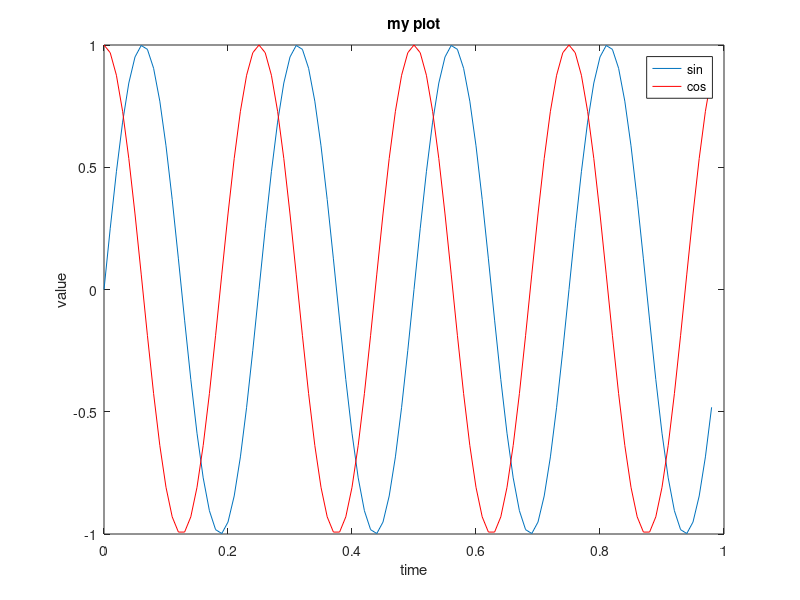
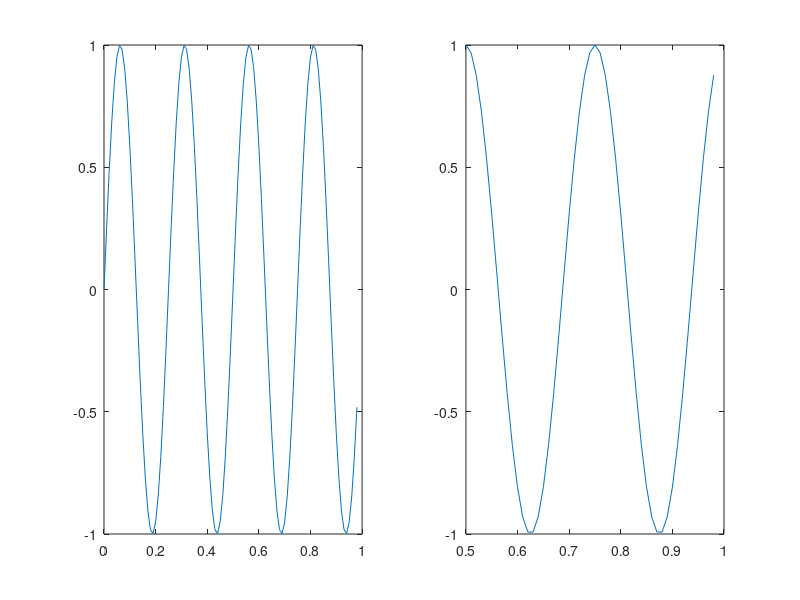
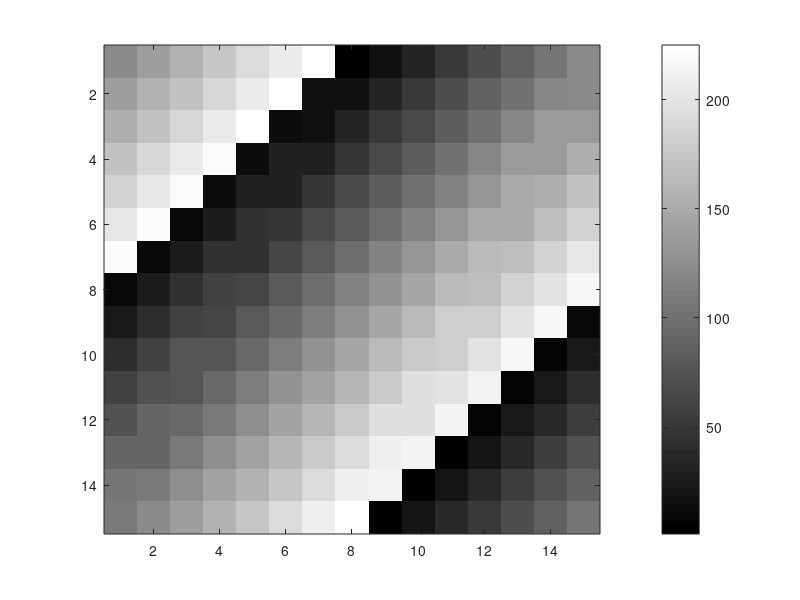

MATLAB code for these plots, in order:
%% plotting
t = [0:0.01:0.98];
y1 = sin(2*pi*4*t); 
plot(t,y1);
y2 = cos(2*pi*4*t);
hold on;  % "hold off" to turn off
plot(t,y2,'r');
xlabel('time');
ylabel('value');
legend('sin','cos');
title('my plot');
print -dpng 'myPlot.png'
close;           % or,  "close all" to close all figs
figure(1); plot(t, y1);
figure(2); plot(t, y2);
figure(2), clf;  % can specify the figure number
subplot(1,2,1);  % Divide plot into 1x2 grid, access 1st element
plot(t,y1);
subplot(1,2,2);  % Divide plot into 1x2 grid, access 2nd element
plot(t,y2);
axis([0.5 1 -1 1]);  % change axis scale

%% display a matrix (or image) 
figure;
imagesc(magic(15)), colorbar, colormap gray;
% comma-chaining function calls.  
a=1,b=2,c=3
a=1;b=2;c=3;
